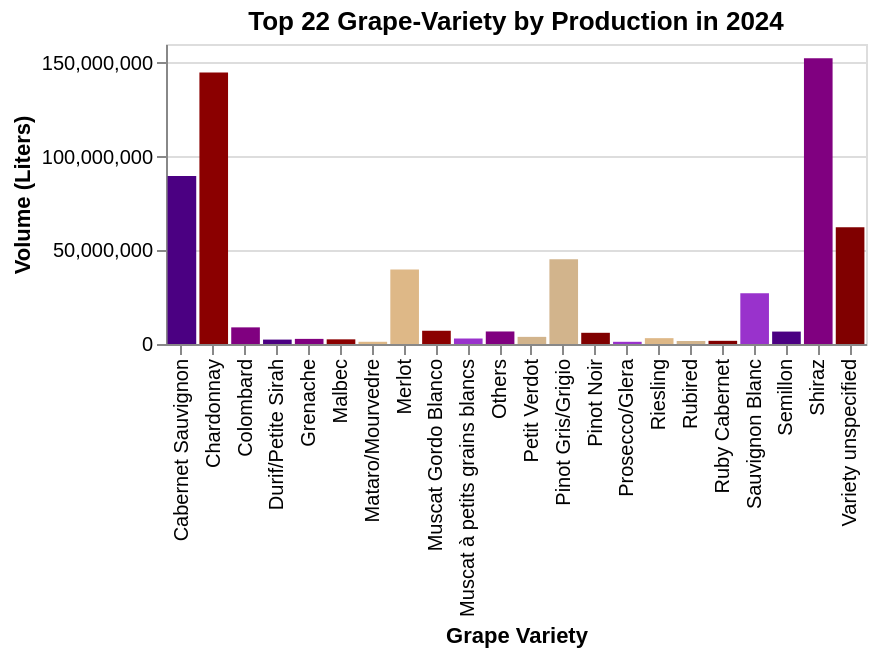

Describe this chart as a Vega-Lite specification.
### Vega-Lite specification from a JSON file in a GitHub repository (floating-point values rounded to 4 significant figures)
{"$schema": "https://vega.github.io/schema/vega-lite/v5.json", "description": "Grape Variety Production Volume", "title": "Top 22 Grape-Variety by Production in 2024", "width": 350, "height": 150, "data": {"values": [{"Grape Variety": "Shiraz", "Volume (L)": 152333542}, {"Grape Variety": "Chardonnay", "Volume (L)": 144806093}, {"Grape Variety": "Cabernet Sauvignon", "Volume (L)": 89542429}, {"Grape Variety": "Variety unspecified", "Volume (L)": 62307974}, {"Grape Variety": "Pinot Gris/Grigio", "Volume (L)": 45226101}, {"Grape Variety": "Merlot", "Volume (L)": 39771703}, {"Grape Variety": "Sauvignon Blanc", "Volume (L)": 27064932}, {"Grape Variety": "Colombard", "Volume (L)": 8873161}, {"Grape Variety": "Muscat Gordo Blanco", "Volume (L)": 7066300}, {"Grape Variety": "Semillon", "Volume (L)": 6625239}, {"Grape Variety": "Pinot Noir", "Volume (L)": 5975159}, {"Grape Variety": "Petit Verdot", "Volume (L)": 3804533}, {"Grape Variety": "Riesling", "Volume (L)": 3115097}, {"Grape Variety": "Muscat à petits grains blancs", "Volume (L)": 2928719}, {"Grape Variety": "Grenache", "Volume (L)": 2732814}, {"Grape Variety": "Malbec", "Volume (L)": 2485566}, {"Grape Variety": "Durif/Petite Sirah", "Volume (L)": 2352699}, {"Grape Variety": "Ruby Cabernet", "Volume (L)": 1696102}, {"Grape Variety": "Rubired", "Volume (L)": 1604559}, {"Grape Variety": "Mataro/Mourvedre", "Volume (L)": 1186523}, {"Grape Variety": "Prosecco/Glera", "Volume (L)": 1174921}, {"Grape Variety": "Others", "Volume (L)": 6680267}]}, "mark": "bar", "encoding": {"x": {"field": "Grape Variety", "type": "nominal", "title": "Grape Variety"}, "y": {"field": "Volume (L)", "type": "quantitative", "title": "Volume (Liters)"}, "color": {"field": "Grape Variety", "type": "nominal", "scale": {"domain": ["Shiraz", "Chardonnay", "Cabernet Sauvignon", "Variety unspecified", "Pinot Gris/Grigio", "Merlot", "Sauvignon Blanc", "Colombard", "Muscat Gordo Blanco", "Semillon", "Pinot Noir", "Petit Verdot", "Riesling", "Muscat à petits grains blancs", "Grenache", "Malbec", "Durif/Petite Sirah", "Ruby Cabernet", "Rubired", "Mataro/Mourvedre", "Prosecco/Glera", "Others"], "range": ["#800080", "#8B0000", "#4B0082", "#800000", "#D2B48C", "#DEB887", "#9932CC"]}, "legend": null}, "tooltip": [{"field": "Grape Variety", "type": "nominal", "title": "Grape Variety"}, {"field": "Volume (L)", "type": "quantitative", "title": "Volume (Liters)", "format": ",.0f"}]}}
